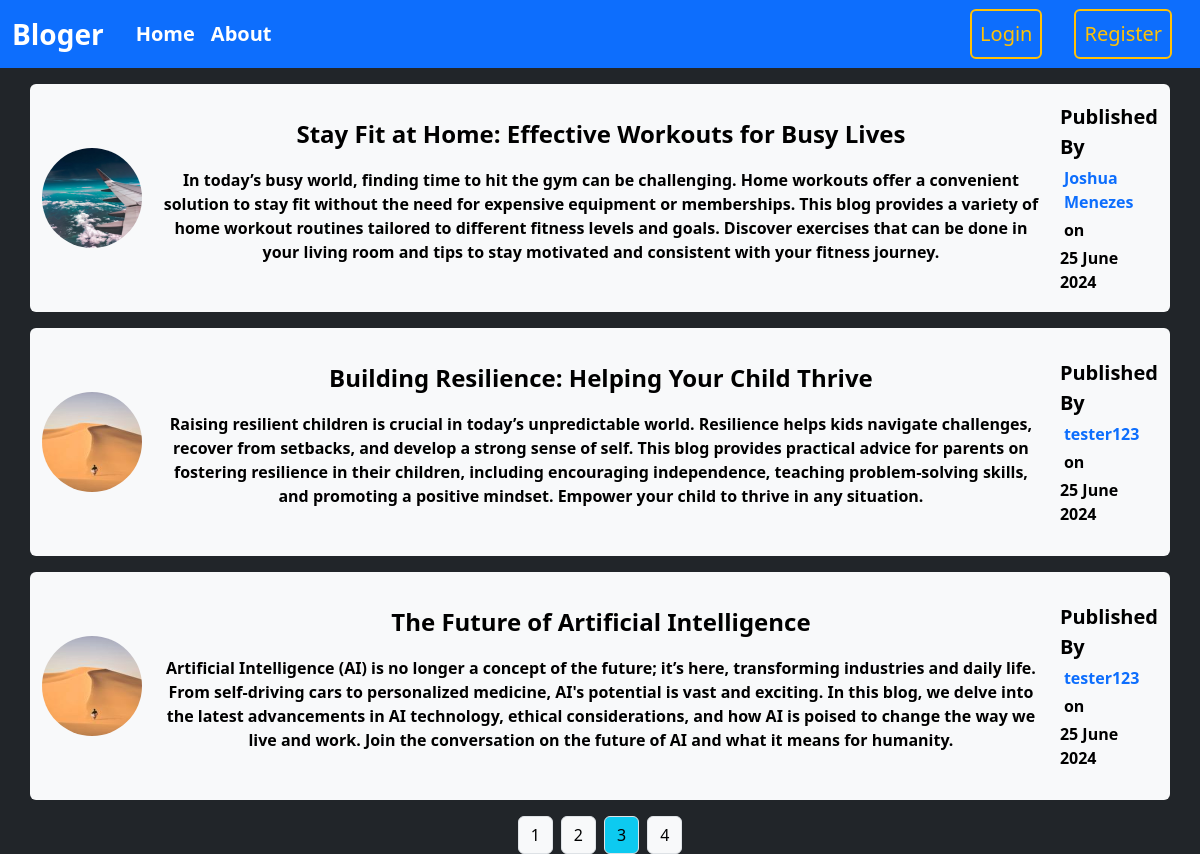
Screenshot of /home?page=3 with the database file from the repository.
### package/models.py (models this page shows, shortened)
class Post(db.Model):
    id = db.Column(db.Integer, primary_key=True)
    title = db.Column(db.String(100), nullable=False)
    date_posted = db.Column(db.DateTime, nullable=False, default = datetime.utcnow)
    content = db.Column(db.Text, nullable=False)
    user_id = db.Column(db.Integer, db.ForeignKey("user.id"), nullable=False)

class User(db.Model, UserMixin):
    id = db.Column(db.Integer, primary_key=True)
    username = db.Column(db.String(20), unique=True, nullable=False)
    email = db.Column(db.String(120), unique=True, nullable=False)
    image = db.Column(db.String(20), nullable=False, default="default.jpg")
    password = db.Column(db.String(60), nullable=False)
    posts = db.relationship("Post", backref="author", lazy=True)

### package/main/routes.py (the view)
@main.route("/")
@main.route("/home")
def home():
    pg = request.args.get("page", 1, type=int)
    posts = Post.query.order_by(Post.date_posted.desc()).paginate(per_page=3, page=pg)
    return render_template("home.html", posts=posts)

### package/templates/home.html
{% extends 'layouts.html' %}
{% block content %}
  {% for post in posts.items %}
    <div class="container bg-light rounded text-black d-flex py-3 justify-content-center my-3 flex-md-row flex-column">
      <div class="d-flex align-items-center justify-content-center">
        <img class="rounded-circle" src="{{ url_for('static', filename='profile_pics/' + post.author.image) }}" style="width: 100px;  height: 100px;" />
      </div>
      <div class="flex-fill text-center mx-3 py-3">
        <a class="title fs-4 text-decoration-none text-black" href="{{ url_for('posts.post', id=post.id) }}">{{ post.title }}</a>
        <p class="mt-3">{{ post.content }}</p>
      </div>
      <div class="d-flex flex-md-column justify-content-center flex-wrap">
        <p class="bold fw-4 fs-5 m-0">Published By</p>
        <a href="{{url_for("users.user_post", username=post.author.username)}}" class="text-decoration-none mx-1 pt-1">{{ post.author.username }}</a>
        <p class="m-0 pt-1 mx-1">on</p>
        <p class="pt-1 m-0">{{ post.date_posted.strftime('%d %B %Y') }}</p>
      </div>
    </div>
  {% endfor %}
  <div class="d-flex justify-content-center">
    {% for page in posts.iter_pages(left_edge=1, right_edge=1, left_current=1, right_current=2) %}
      {% if page %}
        {% if posts.page == page %}
          <a href="{{ url_for('main.home', page=page) }}" class="btn btn-info border boder-1 mx-1">{{ page }}</a>
        {% else %}
          <a href="{{ url_for('main.home', page=page) }}" class="btn btn-light border boder-1 mx-1">{{ page }}</a>
        {% endif %}
      {% else %}
        ...
      {% endif %}
    {% endfor %}
  </div>
{% endblock %}

### package/static/main.css (style rules this page uses)
body { margin: 0; padding: 0px 0px; height: 100vh; }

### rows the page displays
Post: image (picture), title "Stay Fit at Home: Effective Workouts for Busy Lives", content "In today’s busy world, finding time to hit the gym can be challenging. Home workouts offer a convenient solution to stay fit without the need for expensive equipment or memberships. This blog provides a variety of home workout routines tailored to different fitness levels and goals. Discover exercises that can be done in your living room and tips to stay motivated and consistent with your fitness journey.", author.username "Joshua Menezes", date_posted "25 June 2024"
Post: image (picture), title "Building Resilience: Helping Your Child Thrive", content "Raising resilient children is crucial in today’s unpredictable world. Resilience helps kids navigate challenges, recover from setbacks, and develop a strong sense of self. This blog provides practical advice for parents on fostering resilience in their children, including encouraging independence, teaching problem-solving skills, and promoting a positive mindset. Empower your child to thrive in any situation.", author.username "tester123", date_posted "25 June 2024"
Post: image (picture), title "The Future of Artificial Intelligence", content "Artificial Intelligence (AI) is no longer a concept of the future; it’s here, transforming industries and daily life. From self-driving cars to personalized medicine, AI's potential is vast and exciting. In this blog, we delve into the latest advancements in AI technology, ethical considerations, and how AI is poised to change the way we live and work. Join the conversation on the future of AI and what it means for humanity.", author.username "tester123", date_posted "25 June 2024"

### other values shown
{{ page }} "1" "2" "4"
{{ page }} "3"
